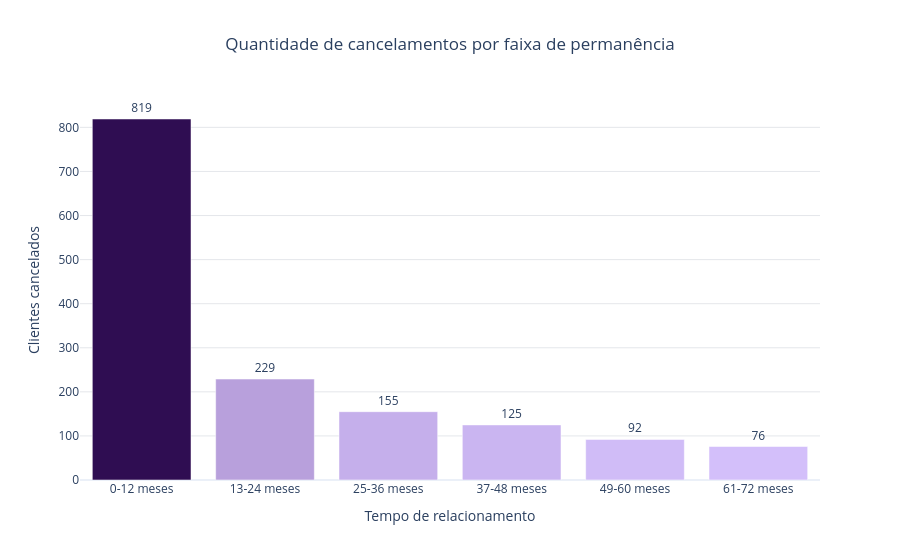

Notebook source saved alongside this figure:
### Markdown cell above
A análise evidencia que o período inicial do relacionamento representa o momento de maior vulnerabilidade para a Terra Signal. Clientes com até 12 meses de permanência apresentam uma taxa de cancelamento de 46,77%, valor que diminui progressivamente nas faixas seguintes, chegando a 6,86% entre aqueles com 61 a 72 meses de relacionamento. Esse comportamento permite compreender que conquistar um cliente não garante sua permanência, sendo necessário desenvolver ações de acompanhamento principalmente durante os primeiros meses. A empresa pode investir em um processo de integração mais eficiente, contatos preventivos, avaliação da satisfação e identificação antecipada de dificuldades na utilização dos serviços. Dessa forma, a retenção passa a ser trabalhada desde o início da relação comercial.

### Code cell
# Complemento: volume absoluto de cancelamentos por faixa de permanência.
fig = px.bar(
    gold_churn_permanencia, x="FaixaPermanencia", y="Cancelamentos",
    text="Cancelamentos", color="Cancelamentos", color_continuous_scale=[
    "#D3BFFA",
    "#B299D6",
    "#9569C0",
    "#72459C",
    "#2F0D52"
],
    title="Quantidade de cancelamentos por faixa de permanência",
    labels={"FaixaPermanencia": "Tempo de relacionamento", "Cancelamentos": "Clientes cancelados"},
    template="plotly_white"
)
fig.update_traces(textposition="outside", hovertemplate="%{x}<br>Cancelamentos: %{y:,}<extra></extra>")
fig.update_layout(title_x=0.5, coloraxis_showscale=False, yaxis=dict(rangemode="tozero", gridcolor="#E5E7EB"))
fig.show()

### Figure 1 — Plotly figure (JSON) as saved in the notebook; plotly's stock layout.template omitted (floating-point values rounded to 4 significant figures)
{"data": [{"hovertemplate": "%{x}<br>Cancelamentos: %{y:,}<extra></extra>", "legendgroup": "", "marker": {"color": [819, 229, 155, 125, 92, 76], "coloraxis": "coloraxis", "pattern": {"shape": ""}}, "name": "", "orientation": "v", "showlegend": false, "text": [819.0, 229.0, 155.0, 125.0, 92.0, 76.0], "textposition": "outside", "type": "bar", "x": ["0-12 meses", "13-24 meses", "25-36 meses", "37-48 meses", "49-60 meses", "61-72 meses"], "xaxis": "x", "y": [819, 229, 155, 125, 92, 76], "yaxis": "y"}], "layout": {"barmode": "relative", "coloraxis": {"autocolorscale": false, "colorbar": {"title": {"text": "Clientes cancelados"}}, "colorscale": [[0, "#D3BFFA"], [0.25, "#B299D6"], [0.5, "#9569C0"], [0.75, "#72459C"], [1, "#2F0D52"]], "showscale": false}, "legend": {"tracegroupgap": 0}, "title": {"text": "Quantidade de cancelamentos por faixa de permanência", "x": 0.5}, "xaxis": {"anchor": "y", "domain": [0, 1], "title": {"text": "Tempo de relacionamento"}}, "yaxis": {"anchor": "x", "domain": [0, 1], "gridcolor": "#E5E7EB", "rangemode": "tozero", "title": {"text": "Clientes cancelados"}}}}
